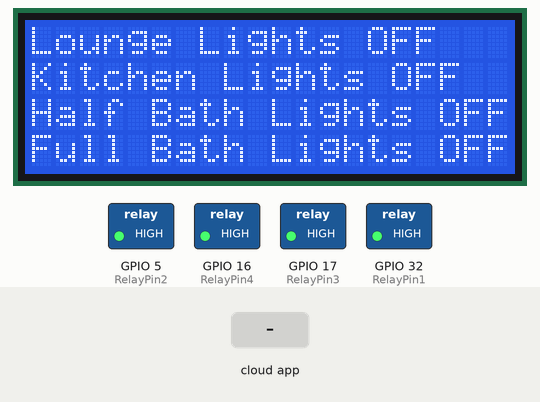
Recording of a sketch running on a simulated ESP32. Parts: 20×4 character LCD, switched loads named in the sketch (green lamp = pin HIGH). The test bench sets the inputs (shaded band). WiFi joins after 1.5 s; servers stay silent unless stated; what the sketch prints to the serial monitor is not drawn.

Above: at 6.9 s.
7.0 s: the phone or cloud app sets Lounge.Lights to 255
At 8.1 s:
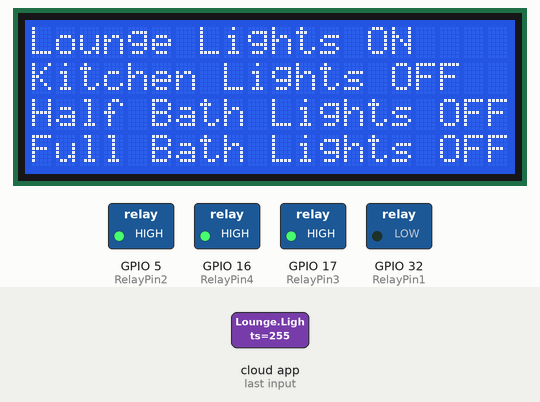
8.5 s: the phone or cloud app sets Kitchen.Lights to 255
At 9.3 s:
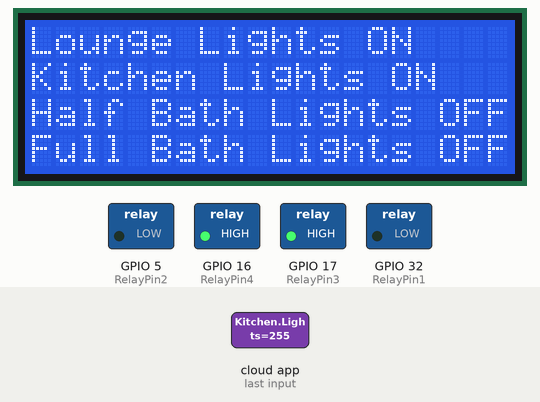
10.0 s: the phone or cloud app sets Half.Bath.Lights to 255
At 10.6 s:
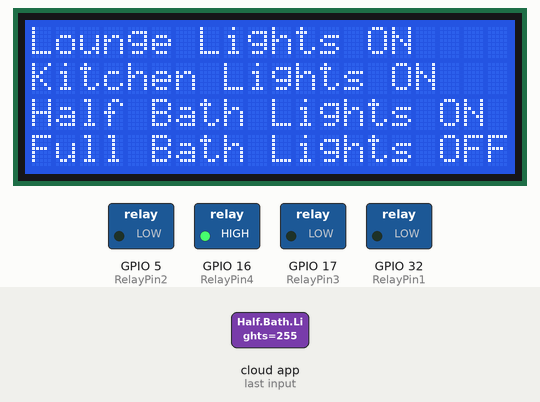
11.5 s: the phone or cloud app sets Lounge.Lights to 0
At 12.7 s:
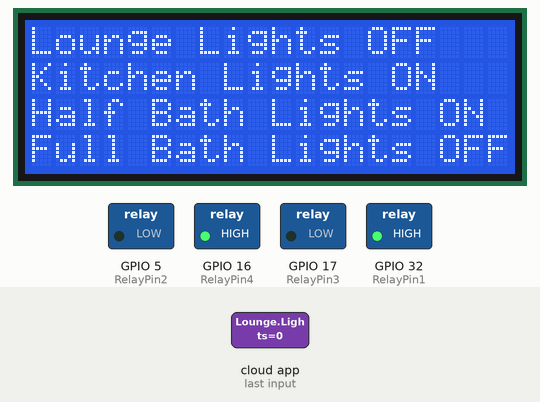
13.0 s: the phone or cloud app sets Full.Bath.Lights to 255
At 14.1 s:
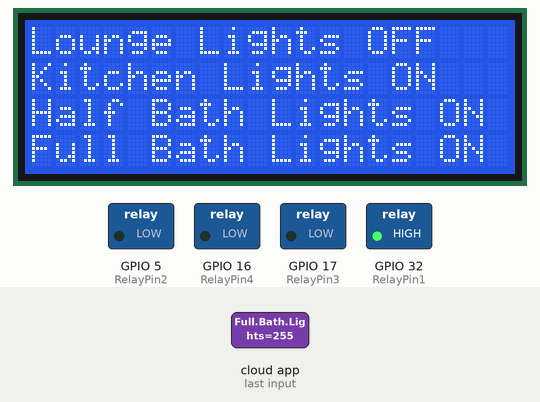
14.5 s: the phone or cloud app sets Kitchen.Lights to 0
At 15.1 s:
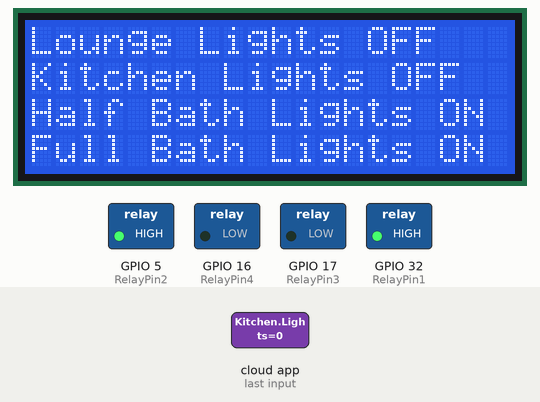
Timing chart, 0 to 17.0 s (numbered marks = the images above; inputs shaded):
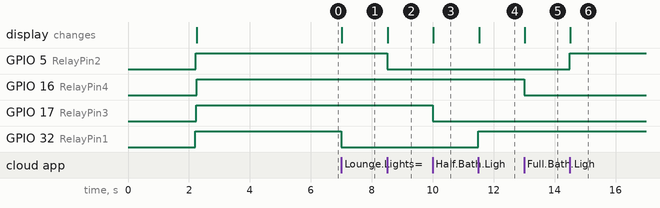

Measured:
- after the input at 7.0 s, GPIO 32 (RelayPin1): HIGH → LOW at once; the display: changes at once (image 1)
- after the input at 8.5 s, GPIO 5 (RelayPin2): HIGH → LOW at once; the display: changes at once (image 2)
- after the input at 10.0 s, GPIO 17 (RelayPin3): HIGH → LOW at once; the display: changes at once (image 3)
- after the input at 11.5 s, GPIO 32 (RelayPin1): LOW → HIGH at once; the display: changes at once (image 4)
- after the input at 13.0 s, GPIO 16 (RelayPin4): HIGH → LOW at once; the display: changes at once (image 5)
- after the input at 14.5 s, GPIO 5 (RelayPin2): LOW → HIGH at once; the display: changes at once (image 6)

The sketch:

4_channel_with_ESP32_and_Alexa_LCD.ino
```cpp
/*
   This is a basic example on how to use Espalexa and its device declaration methods.

   This code is edited for controlling 16 Appliances and 4 LCDs with same addresses by
   Cleveland White
   for Building From Scratch YouTube channel

   You can visit the channel to see
   complete tutorial on making this project
   by yoursleves

   YouTube Channel :- https://www.youtube.com/channel/UCOGIb90EIX9c0AdaNbF_yjA


          techiesms
   explore | learn | share
*/

#include <Wire.h>
#include <WiFi.h>
#include <Espalexa.h>
// start of settings for LCD1602 with I2C
#include <LiquidCrystal_I2C.h>


// setting the name for each sepperate LCD channel
LiquidCrystal_I2C lcd1(0x27, 20, 4);

// Forward declaration of our print routine
//void displayLCD(int channel, LiquidCrystal_I2C &LCD);


// Define your 16 relays names with their GPIO number Do not use GPIO 22 or 23 incase you wish to use any I2C devices
#define RelayPin1 32 //ADC0
#define RelayPin2 5 //ADC3
#define RelayPin3 17 //ADC6
#define RelayPin4 16 //ADC7

// prototypes
boolean connectWifi();

//callback functions for each relay or pin output
void device1Changed(uint8_t brightness);
void device2Changed(uint8_t brightness);
void device3Changed(uint8_t brightness);
void device4Changed(uint8_t brightness);
// Change this!!

// WiFi Credentials
const char* ssid = "whitehouse";
const char* password = "shadow57";

// device names for each device that Alexa will see
String Device_1_Name = "Lounge Lights";
String Device_2_Name = "Kitchen Lights";
String Device_3_Name = "Half Bath Lights";
String Device_4_Name = "Full Bath Lights";

boolean wifiConnected = false;

Espalexa espalexa;

void setup()
{
  Serial.begin(115200);
  Wire.begin();

  // Initialise the LCD 1
  lcd1.begin();
  lcd1.clear();
  lcd1.noCursor();
  lcd1.backlight();
  lcd1.setCursor(0,0);
  lcd1.print("LCD 1 Ready ");

// start of settings for LCD1602 with I2C
  lcd1.begin();
  lcd1.backlight();
  lcd1.clear();
  //lcd.autoscroll();
  lcd1.setCursor(0,0);
  lcd1.print("Pontoon Houseboat");
  lcd1.setCursor(0,1);
  lcd1.print("  Automation");
  lcd1.setCursor(0,2);
  lcd1.print("    System");
  delay(2000);


// This tells the processor the these pins are output pins "Triger Pins"
  pinMode(RelayPin1, OUTPUT);
  pinMode(RelayPin2, OUTPUT);
  pinMode(RelayPin3, OUTPUT);
  pinMode(RelayPin4, OUTPUT);

// This will set all output pin to off on reboot or reset
      lcd1.setCursor(0,0);
      lcd1.print("Lounge Lights OFF ");
      digitalWrite(RelayPin1, HIGH);

      lcd1.setCursor(0,1);
      lcd1.print("Kitchen Lights OFF");
      digitalWrite(RelayPin2, HIGH);

      lcd1.setCursor(0,2);
      lcd1.print("Half Bath Lights OFF");
      digitalWrite(RelayPin3, HIGH);

      lcd1.setCursor(0,3);
      lcd1.print("Full Bath Lights OFF");
      digitalWrite(RelayPin4, HIGH);
  delay(2000);
  // Initialise wifi connection
  wifiConnected = connectWifi();

  if (wifiConnected)
  {

    // Define your devices here.
    // This links the device names you gave alexa with a LightChange call back function
    espalexa.addDevice(Device_1_Name, device1Changed);
    espalexa.addDevice(Device_2_Name, device2Changed);
    espalexa.addDevice(Device_3_Name, device3Changed);
    espalexa.addDevice(Device_4_Name, device4Changed);

    espalexa.begin();

  }

  else
  {
    while (1)
    {
      Serial.println("Cannot connect to WiFi. Please check data and reset the ESP.");
      delay(2500);
    }
  }

}

void loop()
{
  espalexa.loop();
  delay(5);
 }


//our callback functions
//This links the relay name with the LightChange function to turn the relay on or off
void device1Changed(uint8_t brightness){

  //Control the device
  if (brightness == 255)
    {
//     digitalWrite(RelayPin1, LOW); \\is used if you use a pin on your chip
      digitalWrite(RelayPin1, LOW);
      lcd1.setCursor(0,0);
      lcd1.print("Lounge Lights ON ");
      Serial.println("Lounge Lights ON");
    }
  else if (brightness == 0)
  {
//     digitalWrite(RelayPin1, HIGH); \\is used if you use a pin on your chip
    digitalWrite(RelayPin1, HIGH);
      lcd1.setCursor(0,0);
      lcd1.print("Lounge Lights OFF");
Serial.println("Lounge Lights OFF");
  }
}

void device2Changed(uint8_t brightness)
{
  //Control the device
  if (brightness == 255)
    {
      digitalWrite(RelayPin2, LOW);
      lcd1.setCursor(0,1);
      lcd1.print("Kitchen Lights ON ");
      Serial.println("Kitchen Lights ON");
    }
  else
  {
    digitalWrite(RelayPin2, HIGH);
      lcd1.setCursor(0,1);
      lcd1.print("Kitchen Lights OFF");
    Serial.println("Kitchen Lights OFF");
  }
}

void device3Changed(uint8_t brightness)
{
  //Control the device
  if (brightness == 255)
    {
      digitalWrite(RelayPin3, LOW);
      lcd1.setCursor(0,2);
      lcd1.print("Half Bath Lights ON ");
      Serial.println("Half Bath Lights ON");
    }
  else
  {
    digitalWrite(RelayPin3, HIGH);
      lcd1.setCursor(0,2);
      lcd1.print("Half Bath Lights OFF");
    Serial.println("Half Bath Lights OFF");
  }
}

void device4Changed(uint8_t brightness)
{
  //Control the device
  if (brightness == 255)
    {
      digitalWrite(RelayPin4, LOW);
      lcd1.setCursor(0,3);
      lcd1.print("Full Bath Lights ON ");
      Serial.println("Full Bath Lights ON");
    }
  else
  {
    digitalWrite(RelayPin4, HIGH);
      lcd1.setCursor(0,3);
      lcd1.print("Full Bath Lights OFF");
    Serial.println("Full Bath Lights OFF");
  }
}


// connect to wifi – returns true if successful or false if not
boolean connectWifi()
{
  boolean state = true;
  int i = 0;

  WiFi.mode(WIFI_STA);
  WiFi.begin(ssid, password);
  Serial.println("");
  Serial.println("Connecting to WiFi");

  // Wait for connection
  Serial.print("Connecting...");
  while (WiFi.status() != WL_CONNECTED) {
    delay(500);
    Serial.print(".");
    if (i > 20) {
      state = false; break;
    }
    i++;
  }
  Serial.println("");
  if (state) {
    Serial.print("Connected to ");
    Serial.println(ssid);
    Serial.print("IP address: ");
    Serial.println(WiFi.localIP());
  }
  else {
    Serial.println("Connection failed.");
  }
  return state;
}
```
